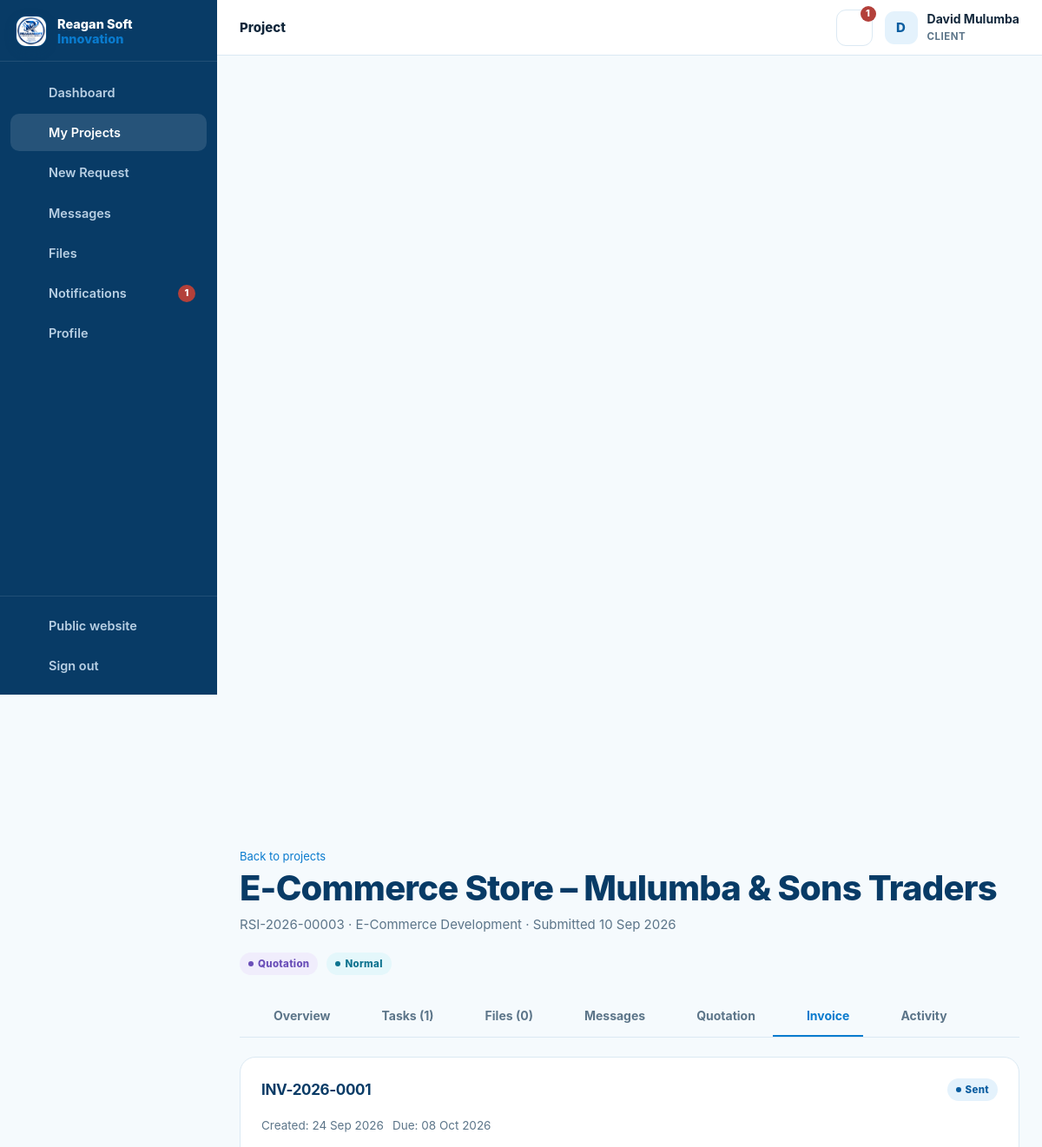
/client/project.php?id=3&tab=invoice (signed in, upper part), run on an earlier commit of the app's database.
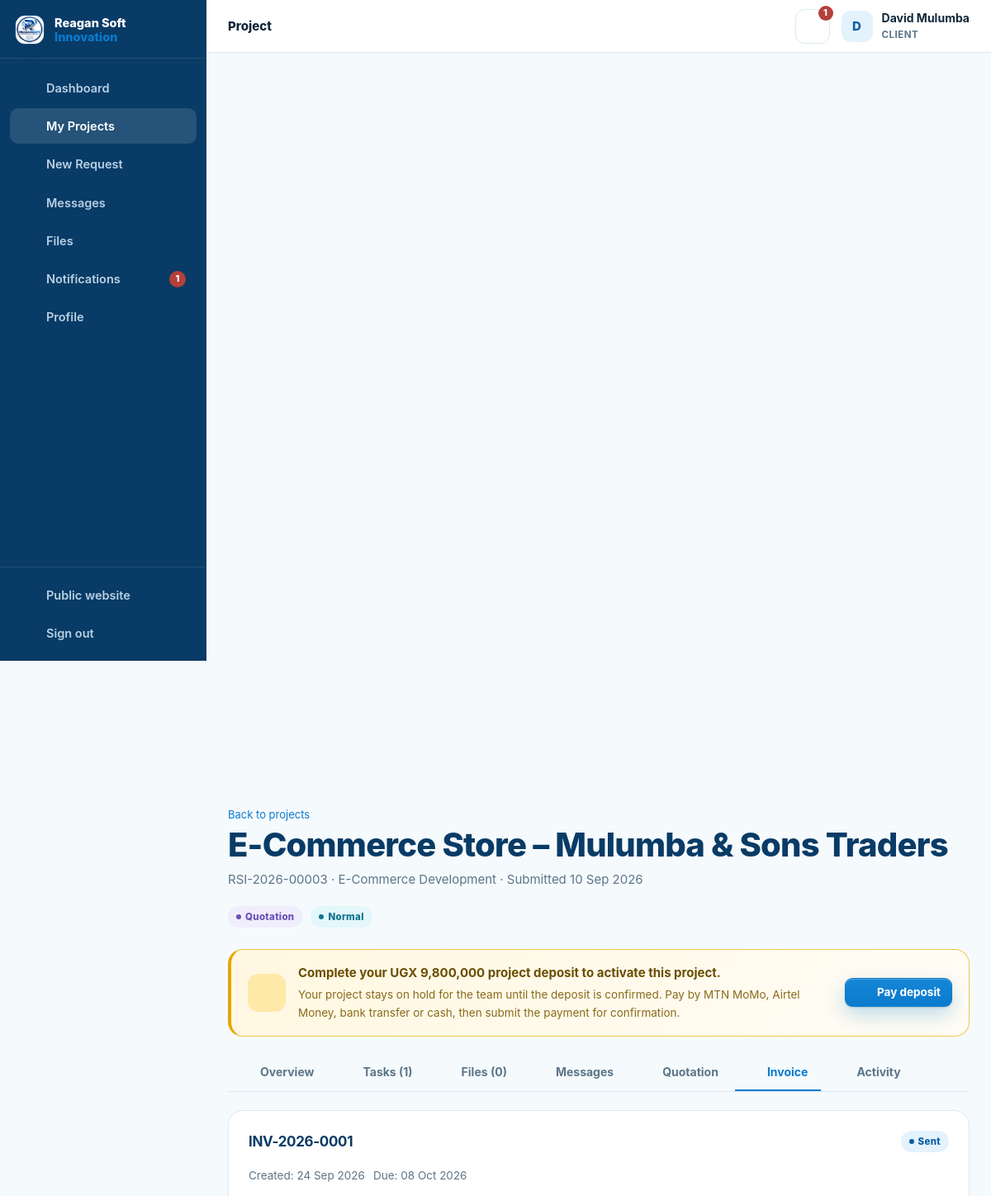
And on a later commit of the database.
### tables this page shows
CREATE TABLE users (
  id INT UNSIGNED AUTO_INCREMENT PRIMARY KEY,
  full_name VARCHAR(150) NOT NULL,
  email VARCHAR(190) NOT NULL UNIQUE,
  phone VARCHAR(40) NULL,
  password_hash VARCHAR(255) NOT NULL,
  role ENUM('admin','staff','client') NOT NULL DEFAULT 'client',
  company VARCHAR(190) NULL,
  address VARCHAR(255) NULL,
  avatar VARCHAR(255) NULL,
  active TINYINT(1) NOT NULL DEFAULT 1,
  failed_logins INT UNSIGNED NOT NULL DEFAULT 0,
  locked_until DATETIME NULL,
  last_login_at DATETIME NULL,
  created_at TIMESTAMP DEFAULT CURRENT_TIMESTAMP,
  updated_at TIMESTAMP DEFAULT CURRENT_TIMESTAMP ON UPDATE CURRENT_TIMESTAMP,
  INDEX idx_users_role (role),
  INDEX idx_users_active (active)
);

CREATE TABLE projects (
  id INT UNSIGNED AUTO_INCREMENT PRIMARY KEY,
  ref_no VARCHAR(30) NOT NULL UNIQUE,                
  client_id INT UNSIGNED NOT NULL,
  service_id INT UNSIGNED NULL,
  assigned_to INT UNSIGNED NULL,                     
  title VARCHAR(190) NOT NULL,
  description TEXT NOT NULL,
  requirements TEXT NULL,
  budget DECIMAL(14,2) NULL,
  priority ENUM('low','normal','high','urgent') NOT NULL DEFAULT 'normal',
  status ENUM('NEW','REVIEWING','QUOTATION','APPROVED','IN_PROGRESS','WAITING_FOR_CLIENT','TESTING','COMPLETED','CANCELLED') NOT NULL DEFAULT 'NEW',
  progress TINYINT UNSIGNED NOT NULL DEFAULT 0,
  deadline DATE NULL,
  started_at DATETIME NULL,
  completed_at DATETIME NULL,
  submitted_at TIMESTAMP DEFAULT CURRENT_TIMESTAMP,
  updated_at TIMESTAMP DEFAULT CURRENT_TIMESTAMP ON UPDATE CURRENT_TIMESTAMP,
  FOREIGN KEY (client_id) REFERENCES users(id) ON DELETE CASCADE,
  FOREIGN KEY (service_id) REFERENCES services(id) ON DELETE SET NULL,
  FOREIGN KEY (assigned_to) REFERENCES users(id) ON DELETE SET NULL,
  INDEX idx_projects_client (client_id),
  INDEX idx_projects_status (status),
  INDEX idx_projects_assigned (assigned_to),
  INDEX idx_projects_service (service_id)
);

CREATE TABLE services (
  id INT UNSIGNED AUTO_INCREMENT PRIMARY KEY,
  name VARCHAR(150) NOT NULL,
  slug VARCHAR(160) NOT NULL UNIQUE,
  description TEXT NOT NULL,
  price_min DECIMAL(14,2) NOT NULL DEFAULT 0,    
  price_max DECIMAL(14,2) NULL,                   
  currency VARCHAR(8) NOT NULL DEFAULT 'UGX',
  pricing_type ENUM('range','starting_from','contact_for_quote') NOT NULL DEFAULT 'starting_from',
  price_note VARCHAR(120) NOT NULL DEFAULT '',    
  features TEXT NULL,                  
  delivery_days INT UNSIGNED NULL,     
  icon VARCHAR(60) NOT NULL DEFAULT 'code-s',    
  status ENUM('active','inactive') NOT NULL DEFAULT 'active',
  sort_order INT UNSIGNED NOT NULL DEFAULT 0,
  created_at TIMESTAMP DEFAULT CURRENT_TIMESTAMP,
  INDEX idx_services_status (status)
);

CREATE TABLE invoices (
  id INT UNSIGNED AUTO_INCREMENT PRIMARY KEY,
  invoice_no VARCHAR(30) NOT NULL UNIQUE,
  project_id INT UNSIGNED NOT NULL,
  client_id INT UNSIGNED NOT NULL,
  quotation_id INT UNSIGNED NULL,
  due_date DATE NULL,
  subtotal DECIMAL(14,2) NOT NULL DEFAULT 0,
  discount DECIMAL(14,2) NOT NULL DEFAULT 0,
  tax_percent DECIMAL(5,2) NOT NULL DEFAULT 0,
  total DECIMAL(14,2) NOT NULL DEFAULT 0,
  amount_paid DECIMAL(14,2) NOT NULL DEFAULT 0,
status ENUM('draft','sent','partially_paid','paid','overdue','cancelled') NOT NULL DEFAULT 'draft',
  is_deposit TINYINT(1) NOT NULL DEFAULT 0,
  notes TEXT NULL,
  created_at TIMESTAMP DEFAULT CURRENT_TIMESTAMP,
  updated_at TIMESTAMP DEFAULT CURRENT_TIMESTAMP ON UPDATE CURRENT_TIMESTAMP,
  FOREIGN KEY (project_id) REFERENCES projects(id) ON DELETE CASCADE,
  FOREIGN KEY (client_id) REFERENCES users(id) ON DELETE CASCADE,
  FOREIGN KEY (quotation_id) REFERENCES quotations(id) ON DELETE SET NULL,
  INDEX idx_invoices_project (project_id),
  INDEX idx_invoices_client (client_id),
  INDEX idx_invoices_status (status)
);

### config/config.php (called while the page is built, shortened)
<?php
function db(): PDO {
    static $pdo = null;
    if ($pdo === null) {
        try {
            $pdo = new PDO(
                'mysql:host=' . DB_HOST . ';dbname=' . DB_NAME . ';charset=utf8mb4',
                DB_USER,
                DB_PASS,
                [
                    PDO::ATTR_ERRMODE            => PDO::ERRMODE_EXCEPTION,
                    PDO::ATTR_DEFAULT_FETCH_MODE => PDO::FETCH_ASSOC,
                    PDO::ATTR_EMULATE_PREPARES   => false,
                    PDO::ATTR_STRINGIFY_FETCHES  => false,
                ]
            );
        } catch (PDOException $e) {
            log_error('DB connection failed: ' . $e->getMessage());
            http_response_code(500);
            exit('Unable to connect to the database. Please check the installation.');
        }
    }
    return $pdo;
}
function e(mixed $value): string {
    return htmlspecialchars((string)($value ?? ''), ENT_QUOTES, 'UTF-8');
}
function flash(string $key, ?string $value = null): ?string {
    $msg = $_SESSION['flash'][$key] ?? null;
    return $msg;
}
function app_url(string $path = ''): string {
    return APP_URL . ($path === '' ? '' : '/' . ltrim($path, '/'));
}
function current_user(): ?array {
    static $user = false;
    if ($user === false) {
        if (empty($_SESSION['user_id'])) {
            $user = null;
        } else {
            $st = db()->prepare('SELECT * FROM users WHERE id = ? AND active = 1 LIMIT 1');
            $st->execute([(int)$_SESSION['user_id']]);
            $user = $st->fetch() ?: null;
        }
    }
    return $user;
}
function is_logged_in(): bool {
    return current_user() !== null;
}
function user_role(): ?string {
    $u = current_user();
    return $u['role'] ?? null;
}
function require_login(): void {
    if (!is_logged_in()) {
        $_SESSION['intended'] = $_SERVER['REQUEST_URI'] ?? '';
        flash('error', 'Please sign in to continue.');
        redirect(app_url('login.php'));
    }
}
function require_role(string $role): void {
    require_login();
}
function require_client(): void {
    require_role('client');
}
require_once __DIR__ . '/../inc/functions.php';

### client/project.php (the view, shortened to what the rows shown need)
<?php
require __DIR__ . '/../config/config.php';
require_client();
$pdo = db();
$id = (int)($_GET['id'] ?? 0);
$st = $pdo->prepare("SELECT p.*, c.full_name AS client_name, c.company, s.name AS service, a.full_name AS assigned_name
                     FROM projects p
                     JOIN users c ON c.id = p.client_id
                     LEFT JOIN services s ON s.id = p.service_id
                     LEFT JOIN users a ON a.id = p.assigned_to
                     WHERE p.id = ?");
$st->execute([$id]);
$project = $st->fetch();
$tab = $_GET['tab'] ?? 'overview';
$invoices = $pdo->prepare('SELECT i.*, (SELECT COALESCE(SUM(p.amount),0) FROM payments p WHERE p.invoice_id = i.id AND p.status = \'confirmed\') AS confirmed_paid FROM invoices i WHERE i.project_id = ? ORDER BY i.created_at DESC');
$invoices->execute([$id]); $invoices = $invoices->fetchAll();
$depositDue = deposit_balance($pdo, $id);
$depositInv = deposit_invoice_for($pdo, $id);
dashboard_head(['title' => $project['title'], 'active' => 'projects', 'crumb' => 'Project']);
?>
<div class="dash-head">
  <div>
    <a class="small" href="<?= app_url('client/projects.php') ?>"><?= icon('arrow-l') ?> Back to projects</a>
    <h2><?= e($project['title']) ?></h2>
    <p class="sub"><?= e($project['ref_no']) ?> <?= $project['service'] ? '· ' . e($project['service']) : '' ?> · Submitted <?= fmt_date($project['submitted_at']) ?></p>
  </div>
  <div class="actions no-print">
    <?= status_badge($project['status']) ?> <?= priority_badge($project['priority']) ?>
  </div>
</div>
<?php if ($depositInv && $depositDue > 0 && !in_array($depositInv['status'], ['paid', 'cancelled'], true)): ?>
  <div class="deposit-callout">
    <span class="dc-icon"><?= icon('rocket') ?></span>
    <div class="dc-body">
      <b>Complete your <?= money($depositDue, settings('currency')) ?> project deposit to activate this project.</b>
      <p>Your project stays on hold for the team until the deposit is confirmed. Pay by MTN MoMo, Airtel Money, bank transfer or cash, then submit the payment for confirmation.</p>
    </div>
    <a class="btn btn-primary btn-sm" href="<?= app_url('client/project.php?id=' . $id . '&tab=invoice') ?>"><?= icon('money') ?> Pay deposit</a>
  </div>
<?php endif; ?>
<?php if ($tab === 'overview'): ?>
  <div class="grid-2">
    <section class="panel">
      <div class="panel-head"><h3>About this project</h3></div>
      <p class="mb-1"><strong>Description</strong></p>
      <p><?= nl2br(e($project['description'])) ?></p>
      <?php if ($project['requirements']): ?>
        <p class="mb-1"><strong>Requirements</strong></p>
        <p><?= nl2br(e($project['requirements'])) ?></p>
      <?php endif; ?>
      <div class="kv"><span>Reference number</span><span><?= e($project['ref_no']) ?></span></div>
      <div class="kv"><span>Service</span><span><?= e($project['service'] ?? 'General') ?></span></div>
      <div class="kv"><span>Budget</span><span><?= $project['budget'] !== null ? money($project['budget'], settings('currency')) : 'Not specified' ?></span></div>
      <div class="kv"><span>Priority</span><span><?= e(ucfirst($project['priority'])) ?></span></div>
      <div class="kv"><span>Deadline</span><span><?= $project['deadline'] ? fmt_date($project['deadline']) : 'Not set' ?></span></div>
      <div class="kv"><span>Assigned team member</span><span><?= e($project['assigned_name'] ?? 'To be assigned') ?></span></div>
      <div class="kv"><span>Last updated</span><span><?= fmt_date($project['updated_at'], 'd M Y H:i') ?></span></div>
    </section>
    <section class="panel">
      <div class="panel-head"><h3>Progress</h3><strong><?= (int)$project['progress'] ?>%</strong></div>
      <div class="progress lg"><span style="width:<?= max(0, min(100, (int)$project['progress'])) ?>%"></span></div>
      <h4 class="mt-3">Project timeline</h4>
      <?php render_milestones($project['status']); ?>
      <?php if ($project['status'] === 'WAITING_FOR_CLIENT'):
        $hint = 'We are waiting for information or confirmation from you. Please check your messages.';
      elseif ($project['status'] === 'QUOTATION'):
        $hint = 'A quotation is ready for your review — open the Quotation tab to respond.';
      else:
        $hint = '';
      endif; ?>
      <?php if ($hint): ?><div class="alert info mt-2"><?= e($hint) ?></div><?php endif; ?>
    </section>
  </div>
<?php elseif ($tab === 'invoice'): ?>
  <?php if ($invoices): foreach ($invoices as $inv):
  ?>
    <section class="panel">
      <div class="panel-head"><h3><?= e($inv['invoice_no']) ?></h3><?= status_badge($inv['status']) ?></div>
      <div class="meta-row mb-2"><span>Created: <?= fmt_date($inv['created_at'], 'd M Y') ?></span><span>Due: <?= fmt_date($inv['due_date']) ?></span></div>
    </section>
  <?php endforeach; ?>
  <?php else: ?>
    <section class="panel"><div class="empty"><?= icon('money') ?><h4>No invoices yet</h4><p>Once your project is quoted and approved, invoices will appear here.</p></div></section>
  <?php endif; ?>
<?php endif; ?>
<?php dashboard_footer(); ?>

### inc/layout.php (shortened to what the rows shown need)
<?php
function page_title(array $page, string $default = ''): string {
    $base = settings('company_name', APP_NAME);
    $title = $page['title'] ?? $default;
    return $title !== '' ? $title . ' | ' . $base : $base;
}
    ?>
<?php
function dashboard_nav_items(): array {
    $role = user_role();
    $client = [
        ['dashboard', 'Dashboard', app_url('client/index.php'), 'dashboard'],
        ['projects', 'My Projects', app_url('client/projects.php'), 'folder'],
        ['request', 'New Request', app_url('client/request.php'), 'plus'],
        ['messages', 'Messages', app_url('client/messages.php'), 'chat'],
        ['files', 'Files', app_url('client/files.php'), 'file'],
        ['notifications', 'Notifications', app_url('client/notifications.php'), 'bell'],
        ['profile', 'Profile', app_url('client/profile.php'), 'user'],
    ];
    $staff = [
        ['dashboard', 'Dashboard', app_url('admin/index.php'), 'dashboard'],
        ['projects', 'Projects', app_url('admin/projects.php'), 'folder'],
        ['requests', 'Requests', app_url('admin/requests.php'), 'inbox'],
        ['clients', 'Clients', app_url('admin/clients.php'), 'users'],
        ['tasks', 'Tasks', app_url('admin/tasks.php'), 'list'],
        ['quotations', 'Quotations', app_url('admin/quotations.php'), 'doc'],
        ['invoices', 'Invoices', app_url('admin/invoices.php'), 'money'],
        ['messages', 'Messages', app_url('admin/messages.php'), 'chat'],
        ['files', 'Files', app_url('admin/files.php'), 'file'],
    ];
    return $role === 'client' ? $client : $staff;
}
function dashboard_head(array $page = []): void {
    $user = current_user();
    $role = user_role();
    $items = dashboard_nav_items();
    $title = page_title($page, 'Portal');
    ?>
<!doctype html>
<html lang="en">
<head>
<link rel="stylesheet" href="<?= app_url('assets/css/style.css') ?>">
</head>
<body class="dash-body">
<div class="dash-layout">
      <?php foreach ($items as $it): ?>
          <?= icon($it[3]) ?><span><?= e($it[1]) ?></span>
      <?php endforeach; ?>
  <div class="dash-shell">
    <header class="dash-topbar">
      <div class="dash-topbar-right">
        <div class="user-chip">
          <span class="user-avatar"><?= e(mb_strtoupper(mb_substr($user['full_name'] ?? '?', 0, 1))) ?></span>
          <div class="user-meta">
            <strong><?= e($user['full_name'] ?? '') ?></strong>
            <small><?= e(mb_strtoupper($role)) ?></small>
          </div>
        </div>
      </div>
    </header>
    <main class="dash-main" id="main">
<?php
}
function dashboard_footer(): void {
    ?>
    </main>
  </div>
</div>
</body>
</html>
<?php
}

### inc/functions.php (shortened to what the rows shown need)
<?php
function settings(?string $key = null, ?string $default = ''): string {
    static $cache = null;
    if ($cache === null) {
        $cache = ['company_name' => APP_NAME, 'company_phone' => '+256730314979', 'currency' => 'UGX'];
        try {
            $rows = db()->query('SELECT setting_key, setting_value FROM settings')->fetchAll();
            foreach ($rows as $r) {
                $cache[$r['setting_key']] = (string)$r['setting_value'];
            }
        } catch (Throwable $e) {
            log_error('settings() fallback: ' . $e->getMessage());
        }
    }
    return $cache[$key] ?? $default;
}
function money(mixed $amount, string $currency = 'UGX'): string {
    $amount = (float)$amount;
    if ($currency !== '') {
        return $currency . ' ' . number_format($amount, 0);
    }
    return number_format($amount, 0);
}
function fmt_date(?string $date, string $format = 'd M Y'): string {
    $ts = strtotime($date);
    return $ts ? date($format, $ts) : '—';
}
function deposit_invoice_for(PDO $pdo, int $projectId): ?array {
    $st = $pdo->prepare('SELECT * FROM invoices WHERE project_id = ? AND is_deposit = 1 ORDER BY id DESC LIMIT 1');
    $st->execute([$projectId]);
    $inv = $st->fetch();
    return $inv ?: null;
}
function deposit_balance(PDO $pdo, int $projectId): float {
    $inv = deposit_invoice_for($pdo, $projectId);
    if ($inv === null) return 0.0;
    return max(0.0, (float)$inv['total'] - (float)$inv['amount_paid']);
}
function status_badge(string $status): string {
    $class = [
        'NEW' => 'blue', 'REVIEWING' => 'sky', 'QUOTATION' => 'violet',
        'APPROVED' => 'cyan', 'IN_PROGRESS' => 'blue', 'WAITING_FOR_CLIENT' => 'amber',
        'TESTING' => 'violet', 'COMPLETED' => 'green', 'CANCELLED' => 'red',
        'TODO' => 'gray', 'REVIEW' => 'violet',
        'draft' => 'gray', 'sent' => 'blue', 'accepted' => 'green', 'rejected' => 'red', 'expired' => 'amber', 'cancelled' => 'red',
        'paid' => 'green', 'partially_paid' => 'amber', 'overdue' => 'red',
        'active' => 'green', 'inactive' => 'red',
        'read' => 'gray', 'unread' => 'blue',
    ];
    $label = ucwords(str_replace('_', ' ', strtolower((string)$status)));
    return '<span class="badge ' . ($class[$status] ?? 'gray') . '">' . e($label) . '</span>';
}
function priority_badge(string $priority): string {
    $map = ['low' => 'gray', 'normal' => 'sky', 'medium' => 'sky', 'high' => 'amber', 'urgent' => 'red'];
    return '<span class="badge ' . ($map[$priority] ?? 'gray') . '">' . e(ucfirst($priority)) . '</span>';
}
function icon(string $name, string $class = ''): string {
    $path = $paths[$name] ?? $paths['code-s'];
    $cls = $class !== '' ? ' class="' . e($class) . '"' : '';
    return '<svg' . $cls . ' viewBox="0 0 24 24" fill="none" stroke="currentColor" stroke-width="1.8" stroke-linecap="round" stroke-linejoin="round" aria-hidden="true">' . $path . '</svg>';
}
require_once __DIR__ . '/layout.php';

What changed in the data, as far as the page shows it:
changed invoices "Sent": money($depositDue, settings('currency')) (not shown) → "UGX 9,800,000"
Also different on the page:
text now shown: "Complete your project deposit to activate this project. Your project stays on hold for the team until the deposit is confirmed. Pay by MTN MoMo, Airtel Money, bank transfer or cash, then submit the payment for confirmation. Pay deposit"
